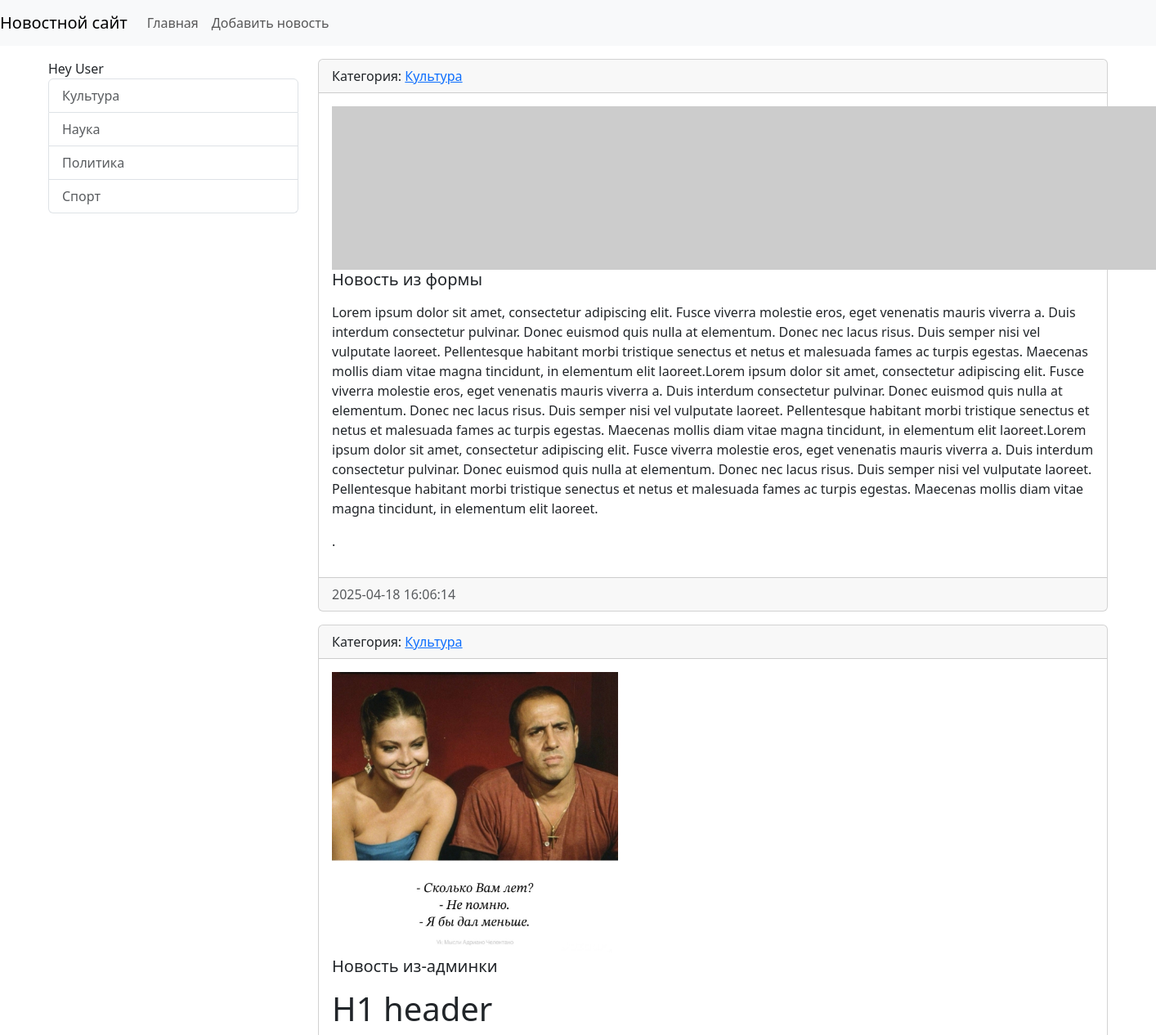
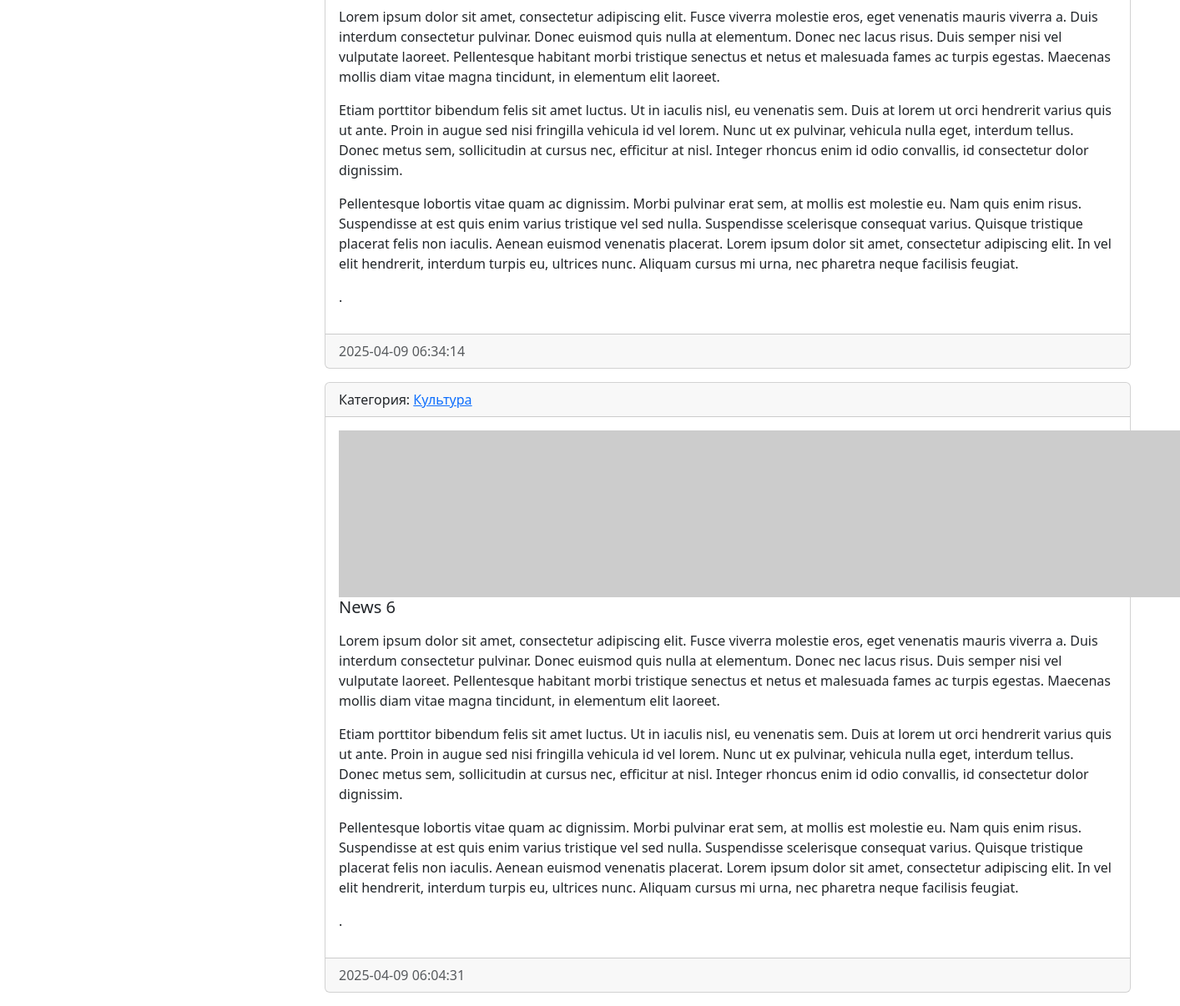
The app's page /category/4/ with its own data (2 pictures, top to bottom).
### news/models.py (models this page shows, shortened)
class Category(models.Model):
    title = models.CharField(max_length=150, db_index=True, verbose_name='Наименование категории')
    def get_absolute_url(self):
        return reverse('category', kwargs={'category_id': self.pk})
    def __str__(self):
        return self.title
    class Meta:
        verbose_name = 'Категория'
        verbose_name_plural = 'Категории'
        ordering = ['title']

class News(models.Model):
    title = models.CharField(max_length=150, verbose_name='Наименование')
    content = models.TextField(blank=True, verbose_name='Контент')
    created_at = models.DateTimeField(auto_now_add=True, verbose_name='Дата публикации')
    updated_at = models.DateTimeField(auto_now=True, verbose_name='Дата обновления')
    photo = models.ImageField(upload_to='photos/%Y/%m/%d', verbose_name='Фото', blank=True)
    is_published = models.BooleanField(default=True, verbose_name='Опубликовано')
    category = models.ForeignKey('Category', on_delete=models.PROTECT, verbose_name='Наименование категория')
    class Meta:
        verbose_name = 'Новость'
        verbose_name_plural = 'Новости'
        ordering = ['-created_at']

### news/views.py (the view)
# urls.py: path('category/<int:category_id>/', NewsByCategory.as_view(), name='category'),
class NewsByCategory(ListView):
    model = News
    template_name = 'news/home_news_list.html'
    context_object_name = 'news'
    allow_empty = False
    def get_context_data(self, **kwargs):
        context = super().get_context_data(**kwargs)
        context['title'] = Category.objects.get(pk=self.kwargs['category_id'])
        return context
    def get_queryset(self):
        return News.objects.filter(category_id=self.kwargs['category_id'], is_published=True)

### news/templatetags/news_tags.py (called while the page is built)
@register.inclusion_tag('news/list_categories.html')
def show_categories(arg1='Hello', arg2='World'):
    categories = Category.objects.all()
    return {"categories": categories, "arg1": arg1, "arg2": arg2}

### news/templates/news/home_news_list.html (shortened to what this page needs)
{% extends 'base.html' %}
{% block sidebar %}
{% include 'inc/_sidebar.html' %}
{% endblock %}
{% block content %}
    {% for item in news %}
        <div class="card mb-3">
            <div class="card-header">
                Категория: <a href="{{  item.category.get_absolute_url }}">{{ item.category }}</a>
            </div>
            <div class="card-body">
                <div class="media">
                    {% if item.photo %}
                        <img src="{{ item.photo.url }}" alt="" width="350" class="mr-3">
                    {% else %}
                        <img src="https://picsum.photos/id/1060/200/348/?blur=2" alt="" class="mr-3">
                    {% endif %}
                    <div class="media-body">
                        <h5 class="card-title">{{ item.title }}</h5>
                        <p class="card-text">{{ item.content|safe|linebreaks }}.</p>
                    </div>
                </div>
            </div>
            <div class="card-footer text-muted">
                {{ item.created_at|date:"Y-m-d H:i:s" }}
            </div>
        </div>
    {%endfor%}
{% endblock %}

### news/templates/news/list_categories.html
<div class="list-group">
    {{ arg1 }} {{ arg2 }}
    {% for item in categories %}
        <a href="{{ item.get_absolute_url }}" class="list-group-item list-group-item-action">{{ item.title }}</a>
    {% endfor %}
</div>

### DjangoProject/static/css/style.css (style rules this page uses)
body { background-color: white; }

### records on screen
Category: title "Культура"
Category: title "Наука"
Category: title "Политика"
Category: title "Спорт"
News: category "Культура", title "Новость из формы", content "Lorem ipsum dolor sit amet, consectetur adipiscing elit. Fusce viverra molestie eros, eget venenatis mauris viverra a. Duis interdum consectetur pulvinar. Donec euismod quis nulla at elementum. Donec nec lacus risus. Duis semper nisi vel vulputate laoreet. Pellentesque habitant morbi tristique senectus et netus et malesuada fames ac turpis egestas. Maecenas mollis diam vitae magna tincidunt, in elementum elit laoreet.Lorem ipsum dolor sit amet, consectetur adipiscing elit. Fusce viverra molestie eros, eget venenatis mauris viverra a. Duis interdum consectetur pulvinar. Donec euismod quis nulla at elementum. Donec nec lacus risus. Duis semper nisi vel vulputate laoreet. Pellentesque habitant…", created_at "2025-04-18 16:06:14"
News: category "Культура", photo (picture), title "Новость из-админки", content "H1 header Lorem ipsum dolor sit amet, consectetur adipiscing elit. Fusce viverra molestie eros, eget venenatis mauris viverra a. Duis interdum consectetur pulvinar. Donec euismod quis nulla at elementum. Donec nec lacus risus. Duis semper nisi vel vulputate laoreet. Pellentesque habitant morbi tristique senectus et netus et malesuada fames ac turpis egestas. Maecenas mollis diam vitae magna tincidunt, in elementum elit laoreet. Etiam porttitor bibendum felis sit amet luctus. Ut in iaculis nisl, eu venenatis sem. Duis at lorem ut orci hendrerit varius quis ut ante. Proin in augue sed nisi fringilla vehicula id vel lorem. Nunc ut ex pulvinar, vehicula nulla eget, interdum tellus. Donec metus…", created_at "2025-04-09 06:34:14"
News: category "Культура", title "News 6", content "Lorem ipsum dolor sit amet, consectetur adipiscing elit. Fusce viverra molestie eros, eget venenatis mauris viverra a. Duis interdum consectetur pulvinar. Donec euismod quis nulla at elementum. Donec nec lacus risus. Duis semper nisi vel vulputate laoreet. Pellentesque habitant morbi tristique senectus et netus et malesuada fames ac turpis egestas. Maecenas mollis diam vitae magna tincidunt, in elementum elit laoreet. Etiam porttitor bibendum felis sit amet luctus. Ut in iaculis nisl, eu venenatis sem. Duis at lorem ut orci hendrerit varius quis ut ante. Proin in augue sed nisi fringilla vehicula id vel lorem. Nunc ut ex pulvinar, vehicula nulla eget, interdum tellus. Donec metus sem,…", created_at "2025-04-09 06:04:31"

### other values on screen
{{ arg1 }} "Hey"
{{ arg2 }} "User"
